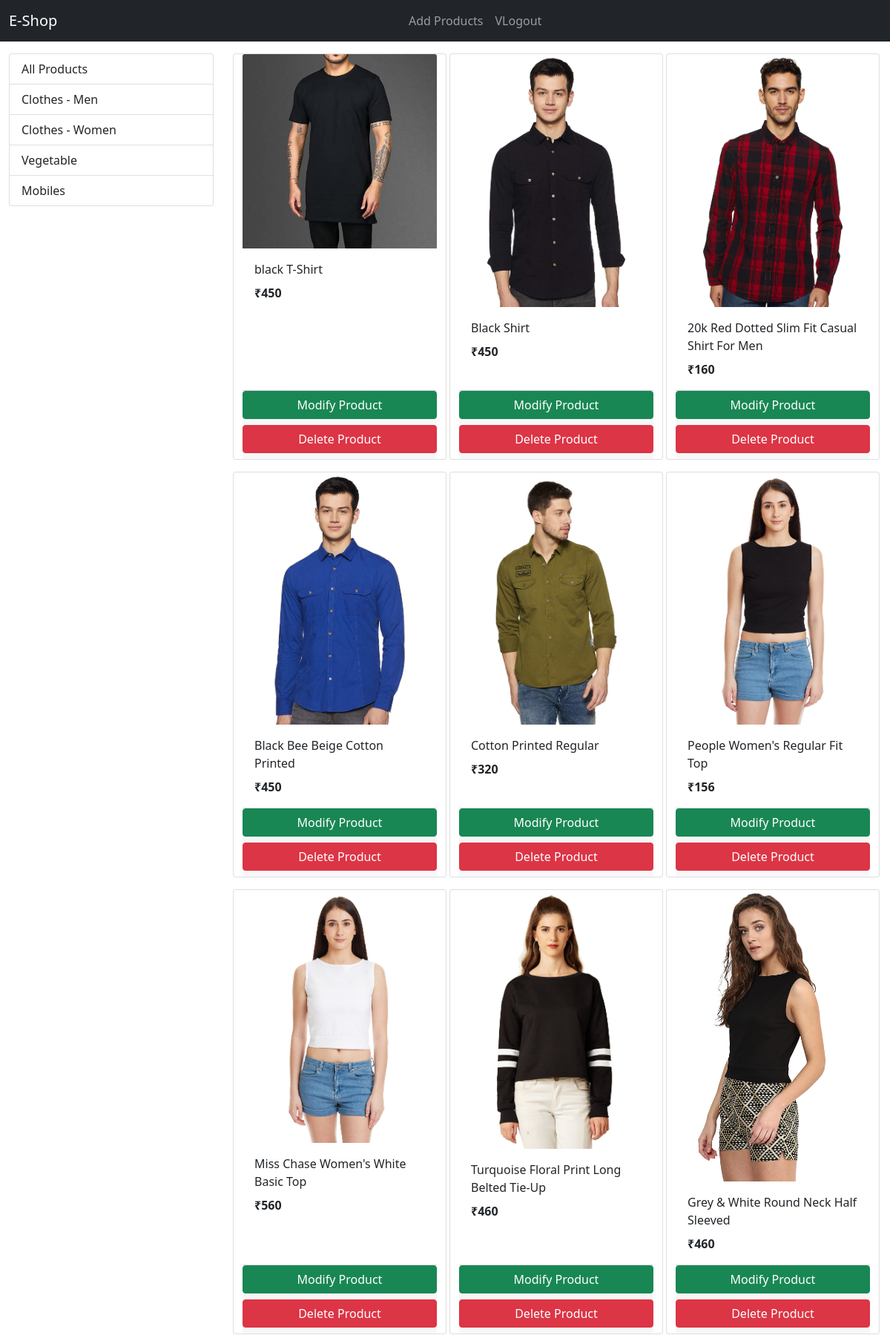
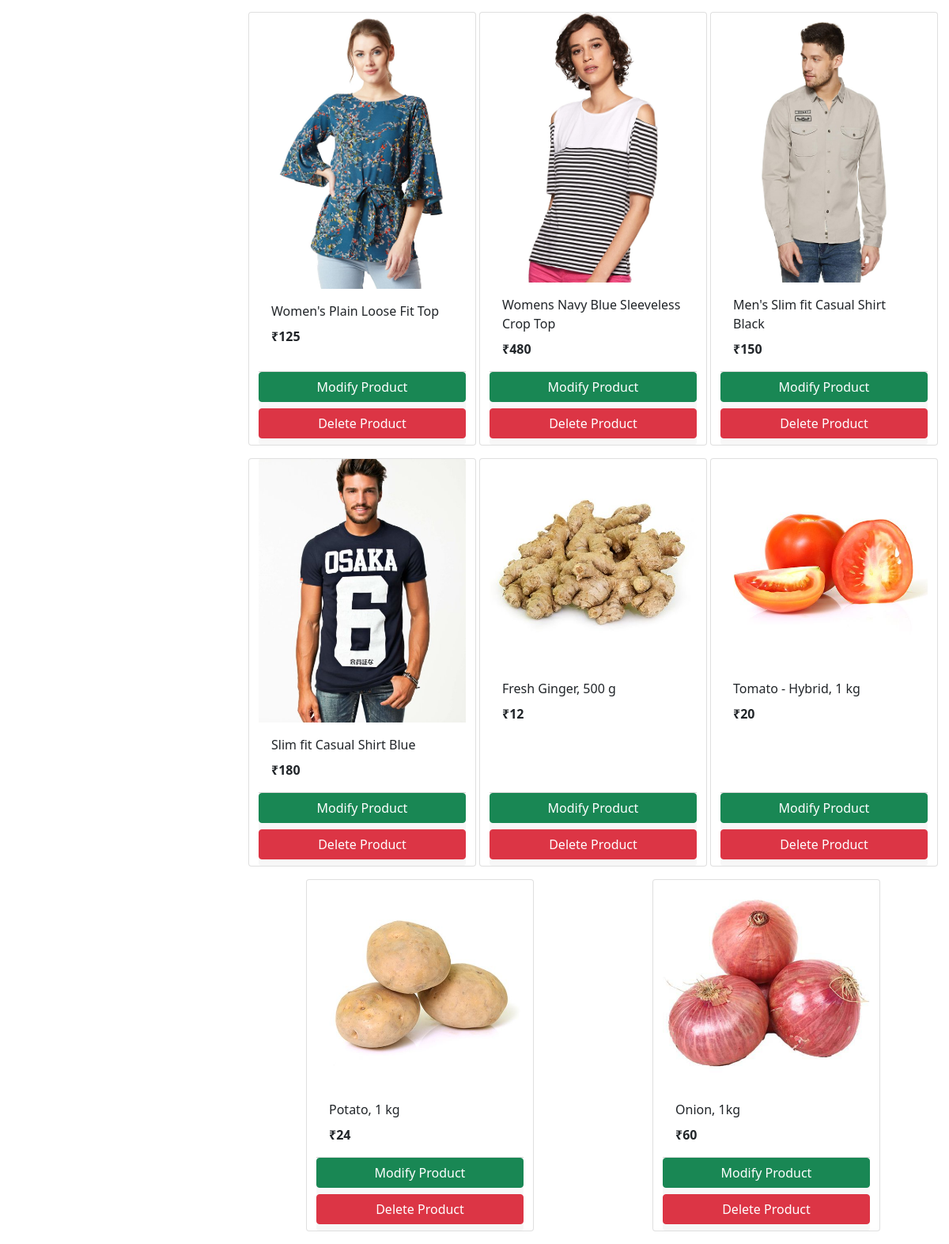
The page /vendor_home (signed in) on the database its author committed (2 pictures, top to bottom).
### store/models/category.py (models this page shows, shortened)
class Category(models.Model):
    name = models.CharField(max_length=20)
    @staticmethod
    def get_all_categories():
        return Category.objects.all()

### store/models/product.py (models this page shows, shortened)
class Product(models.Model):
    name = models.CharField(max_length=50)
    price = models.IntegerField(default=0)
    category = models.ForeignKey(Category, on_delete=models.CASCADE, default=1)
    description = models.CharField(max_length=200, default='', null=True, blank=True)
    image = models.ImageField(upload_to='uploads/products/')
    rating = models.DecimalField(default=0.0,max_digits=2, decimal_places=1)
    stock = models.IntegerField(default=50)
    vendor = models.ForeignKey(Vendor, on_delete=models.CASCADE, default=1)
    @staticmethod
    def get_all_products_by_vendor(vendorID):
        return Product.objects.filter(vendor=vendorID)

### store/views/vendor_home.py (the view)
# urls.py: path('vendor_home', vendor_home.VendorIndex.as_view(), name='vendor_homepage'),
class VendorIndex(View):
    def get(self, request):
        categoryID = request.GET.get('category')
        search = request.GET.get('search')
        vendorID = request.session.get('vendor')
        allproducts = Product.get_all_products_by_vendor(vendorID)
        if categoryID:
            products = Product.get_all_products_by_categoryid_vendor(categoryID,vendorID).order_by('-rating')
        elif search:
            products = Product.get_all_products_by_string_vendorID(search,vendorID).order_by('-rating')
        else:
            products = Product.get_all_products_by_vendor(vendorID)
        categories = Category.get_all_categories()
        data = {}
        data['products'] = products
        data['categories'] = categories
        data['allproducts'] = allproducts
        return render(request, 'vendor_base.html', data)

### store/templatetags/custom_filter.py (called while the page is built)
@register.filter(name='currency')
def currency(number):
    return("₹"+str(number))

### store/templates/vendor_base.html (shortened to what this page needs)
<!doctype html>
<html lang="en">
<head>
    <link href="https://cdn.jsdelivr.net/npm/bootstrap@5.1.1/dist/css/bootstrap.min.css" rel="stylesheet"
>
</head>
<body>
    {% load cart %}
    <nav class="navbar navbar-expand-lg navbar-dark bg-dark">
        <div class="container-fluid">
            <a class="navbar-brand" href="/">E-Shop</a>
            <div class="collapse navbar-collapse" id="navbarSupportedContent">
                <ul class="navbar-nav me-auto mb-2 mb-lg-0">
                    {% if request.session.vendor %}
                    <li class="nav-item">
                        <a class="nav-link" aria-current="page" href="/add_product">Add Products</a>
                    </li>
                    <li class="nav-item">
                        <a class="nav-link" aria-current="page" href="/vendor_logout">VLogout</a>
                    </li>
                    {% endif %}
                </ul>
            </div>
        </div>
    </nav>
    {% load cart %}
    {% load custom_filter %}
    <div class="container-fluid mt-3">
        <div class="row">
            <div class="col-lg-3 mx-auto">
                <div class="list-group">
                    <a href="/vendor_home" class="list-group-item list-group-item-action">All Products</a>
                    {% for category in categories %}
                    <a href="/vendor_home?category={{category.id}}"
                        class="list-group-item list-group-item-action">{{category.name}}</a>
                    {% endfor %}
                </div>
            </div>
            <div id='products' class="col-lg-9 mx-auto">
                <div class="row mx-auto">
                    {% for product in products %}
                    <div class="card mx-auto mb-3" id={{product.id}} style="width: 18rem;">
                        <img class="card-img-top" src="{{product.image.url}}" alt="Card image cap">
                        <div class="card-body">
                            <p class="card-title">{{product.name}}</p>
                            <p class="card-text"><b>{{product.price|currency}}</b></p>
                        </div>
                        <div class="card-footer p-0 no-gutters">
                            <a href="/modify_product_form?id={{product.id}}" class="btn btn-success col-lg-12 mb-2">Modify Product</a>
                            <a href="/delete_product?id={{product.id}}" class="btn btn-danger col-lg-12 mb-2">Delete Product</a>
                        </div>
                    </div>
                    {% endfor %}
                </div>
            </div>
        </div>
    </div>
</body>
</html>

### rows shown on the page
Category: name "Clothes - Men"
Category: name "Clothes - Women"
Category: name "Vegetable"
Category: name "Mobiles"
Product: {{ product.id }} 1 (drawn), image (picture), name "black T-Shirt", price "₹450"
Product: image (picture), name "Black Shirt", price "₹450"
Product: image (picture), name "20k Red Dotted Slim Fit Casual Shirt For Men", price "₹160"
Product: image (picture), name "Black Bee Beige Cotton Printed", price "₹450"
Product: image (picture), name "Cotton Printed Regular", price "₹320"
Product: image (picture), name "People Women's Regular Fit Top", price "₹156"
Product: image (picture), name "Miss Chase Women's White Basic Top", price "₹560"
Product: image (picture), name "Turquoise Floral Print Long Belted Tie-Up", price "₹460"
Product: image (picture), name "Grey & White Round Neck Half Sleeved", price "₹460"
Product: image (picture), name "Women's Plain Loose Fit Top", price "₹125"
Product: image (picture), name "Womens Navy Blue Sleeveless Crop Top", price "₹480"
Product: image (picture), name "Men's Slim fit Casual Shirt Black", price "₹150"
Product: image (picture), name "Slim fit Casual Shirt Blue", price "₹180"
Product: image (picture), name "Fresh Ginger, 500 g", price "₹12"
Product: image (picture), name "Tomato - Hybrid, 1 kg", price "₹20"
Product: {{ product.id }} 18 (drawn), image (picture), name "Potato, 1 kg", price "₹24"
Product: image (picture), name "Onion, 1kg", price "₹60"
